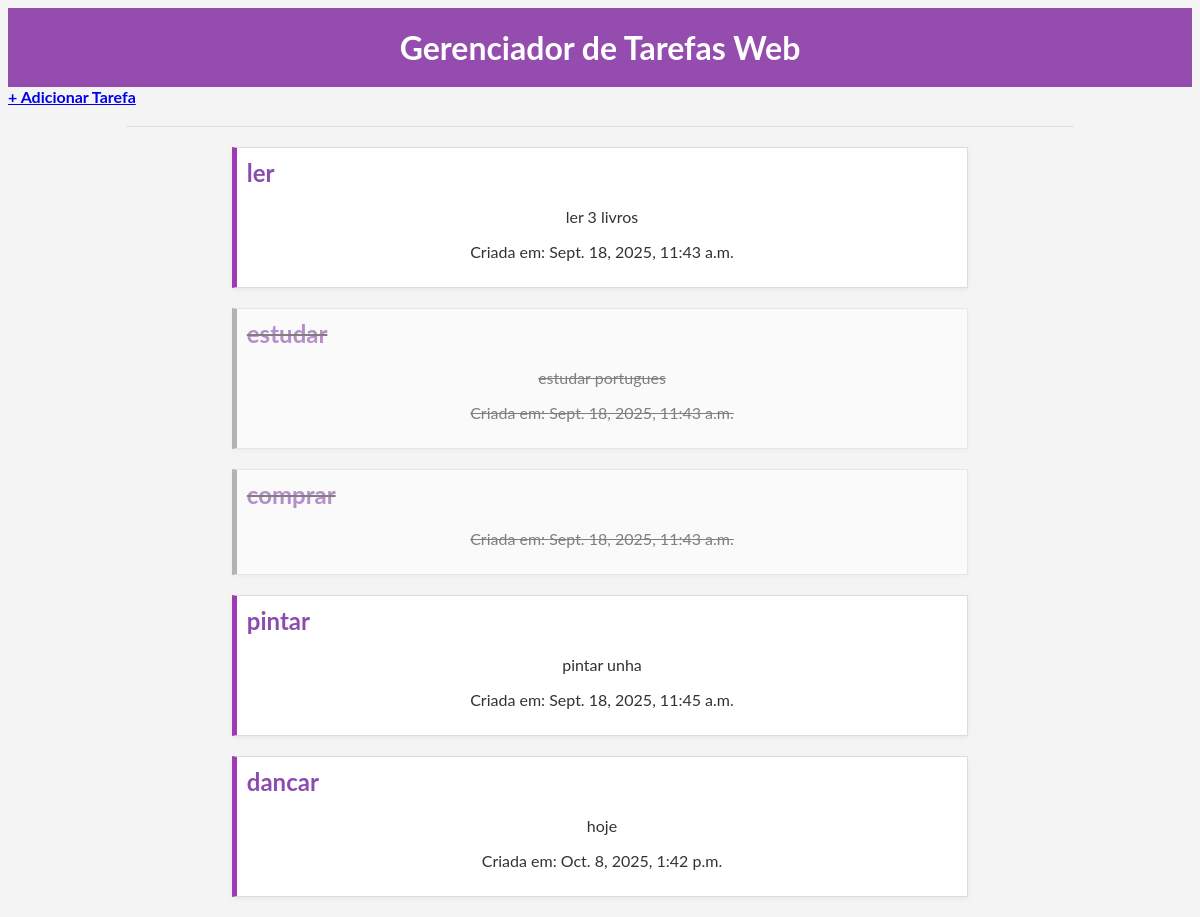
Page /tarefas/ on the earlier database version.
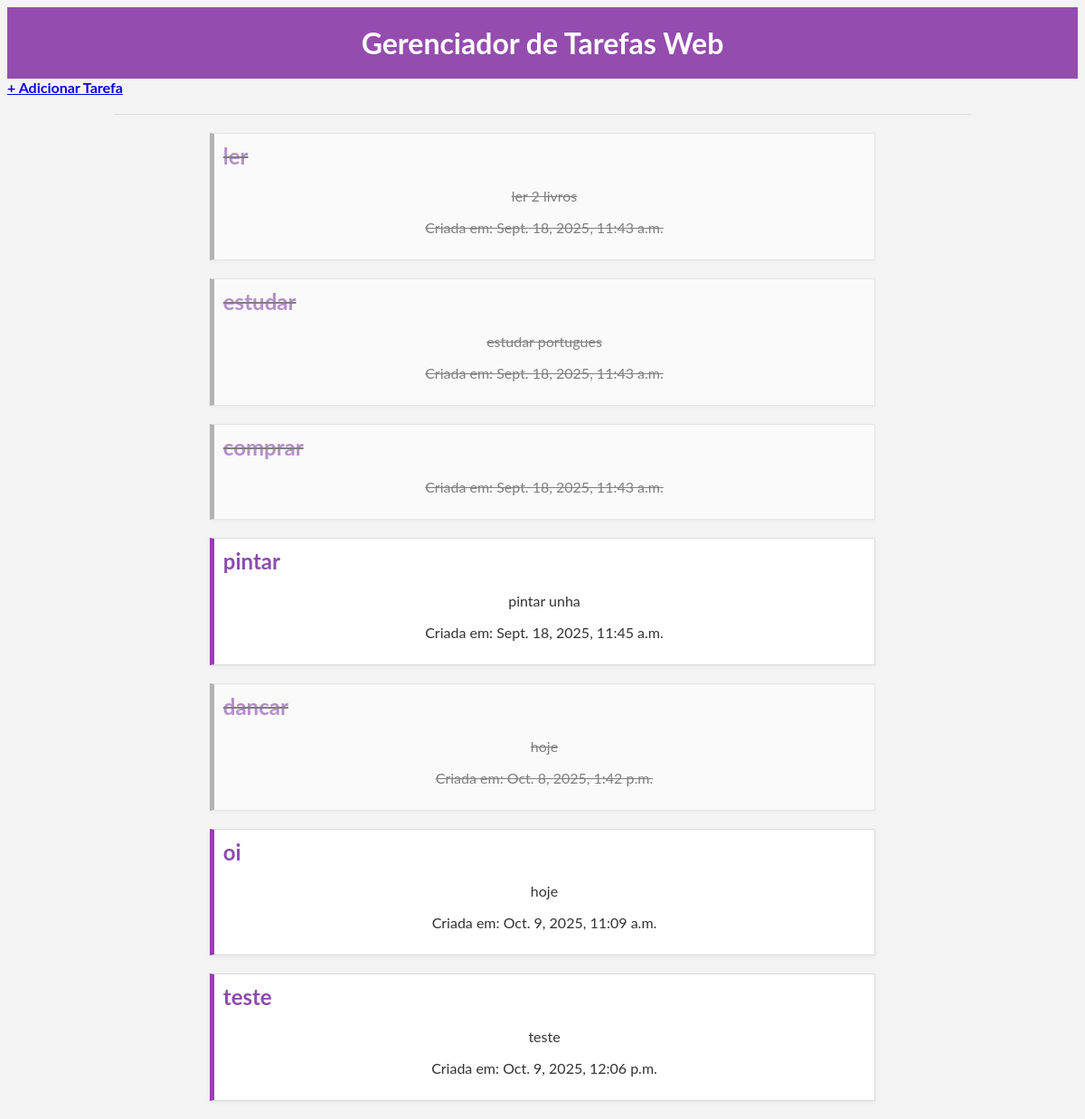
Same page on the later database version.
### tarefas/models.py (models this page shows, shortened)
class Tarefa (models.Model):
    titulo = models.CharField (max_length = 200)
    descricao = models.TextField (blank = True, null = True)
    data_descricao = models.DateTimeField (auto_now_add = True)
    concluida = models.BooleanField (default = False)

### tarefas/views.py (the view)
# urls.py: path('', views.listar_tarefas , name = 'listar_tarefas'),
def listar_tarefas(request):
    tarefas_salvas = Tarefa.objects.all()
    contexto = {
        'minhas_tarefas': tarefas_salvas
    }
    return render(request, 'tarefas/lista.html', contexto)

### tarefas/templates/tarefas/lista.html (shortened to what this page needs)
<!DOCTYPE html>
<html lang="pt-br">
<head>
    {% load static %}
    <link rel="stylesheet" href="{% static 'lista/lista.css' %}">
</head>
<body>
    <h1>Gerenciador de Tarefas Web</h1>
    <a href="{% url 'adicionar_tarefa' %}"><strong>+ Adicionar Tarefa</strong></a>
    <hr>
    {% for tarefa in minhas_tarefas %}
        <div class="tarefa {% if tarefa.concluida %}concluida{% endif %}">
            <h2><a href="{% url 'detalhe_tarefa' tarefa.id %}">{{ tarefa.titulo }}</a></h2>
            <p>{{tarefa.descricao}}</p>
            <p>Criada em: {{tarefa.data_descricao}}</p>
        </div>
    {% empty %}
        <p>Nenhuma tarefa cadastrada ainda. Adicione algumas no <a href="/admin/">Admin</a></p>
    {% endfor %}
</body>
</html>

Differences in the rows shown:
changed Tarefa "ler": concluida False → True (drawn); descricao "ler 3 livros" → "ler 2 livros"
changed Tarefa "dancar": concluida False → True (drawn)
added Tarefa: titulo "oi", descricao "hoje", data_descricao "Oct. 9, 2025, 11:09 a.m."
added Tarefa: titulo "teste", descricao "teste", data_descricao "Oct. 9, 2025, 12:06 p.m."
